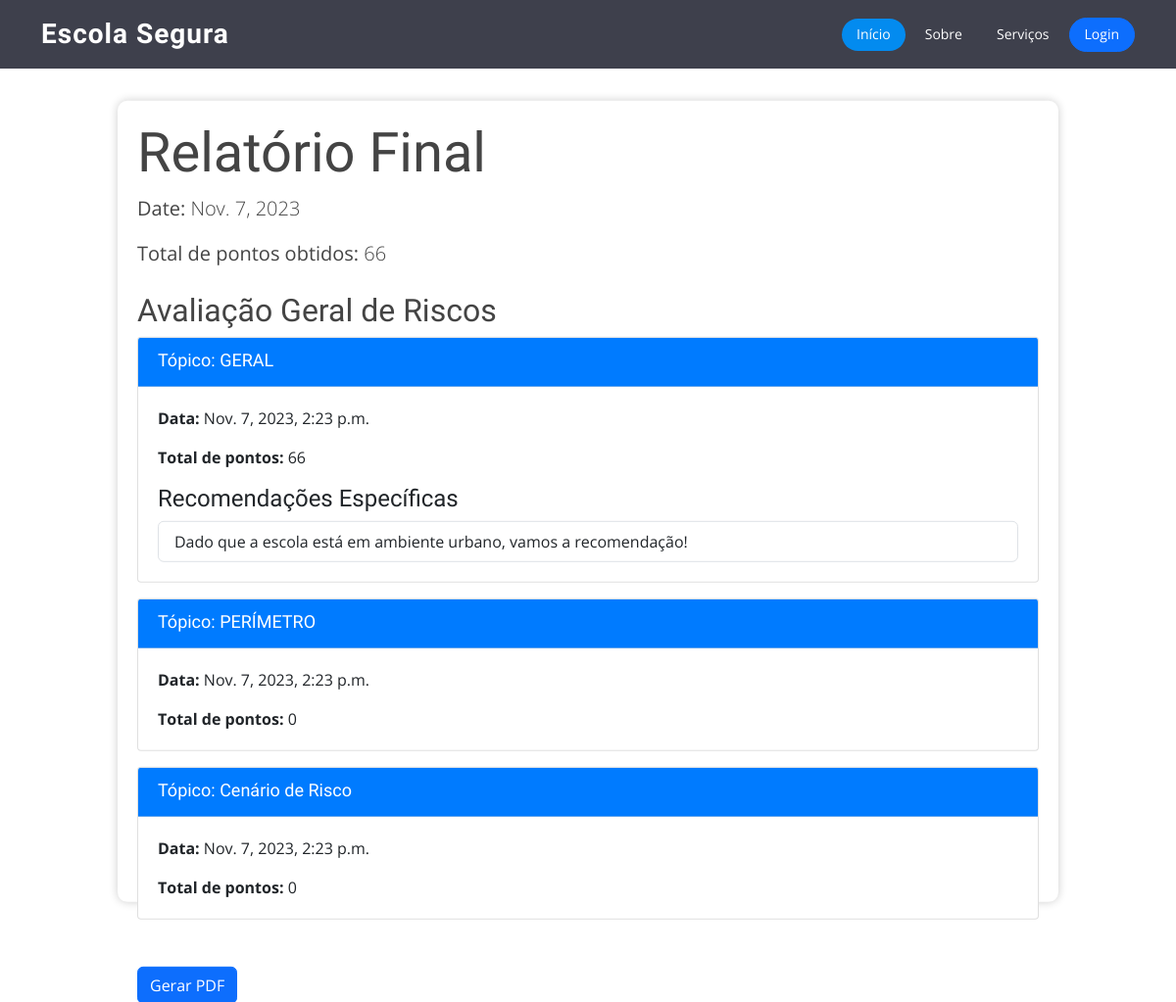
The page /aggregate-report/27/ on the database its author committed.
### app/models.py (models this page shows, shortened)
class AggregateReport(models.Model):
    user = models.ForeignKey(User, on_delete=models.CASCADE)
    assessments = models.ManyToManyField(RiskAssessment)
    report_date = models.DateField(auto_now_add=True)
    @property
    def total_score(self):
        return sum(assessment.total_score for assessment in self.assessments.all())

class RiskAssessment(models.Model):
    user = models.ForeignKey(User, on_delete=models.CASCADE) # Assuming you have a User model
    risk_topic = models.ForeignKey(RiskTopic, on_delete=models.CASCADE)
    total_score = models.IntegerField()
    recommendations = models.ManyToManyField(Recommendation)
    assesment_date_taken = models.DateTimeField(auto_now_add=True,blank=True, null=True)
    aggregate_report = models.ForeignKey('AggregateReport', on_delete=models.SET_NULL, null=True, related_name="linked_assessments")
    @property
    def score_based_recommendations(self):
        return self.recommendations.filter(recommendation_type=Recommendation.SCORE_BASED)
    @property
    def response_based_recommendations(self):
        return self.recommendations.filter(recommendation_type=Recommendation.RESPONSE_BASED)

class RiskTopic(models.Model):
    name = models.CharField(max_length=200)
    description = models.TextField()

class Recommendation(models.Model):
    SCORE_BASED = 'SB'
    RESPONSE_BASED = 'RB'
    RECOMMENDATION_TYPES = [
        (SCORE_BASED, 'Score Based'),
        (RESPONSE_BASED, 'Response Based'),
    ]
    recommendation_type = models.CharField(
        max_length=2,
        choices=RECOMMENDATION_TYPES,
        default=SCORE_BASED,
    )
    risk_topic = models.ForeignKey(RiskTopic, on_delete=models.CASCADE)
    risk_factor = models.ForeignKey(RiskFactor, on_delete=models.SET_NULL, blank=True, null=True) # For specific response-based recommendations
    expected_response = models.ForeignKey(Response, on_delete=models.SET_NULL, blank=True, null=True)  # The expected response that triggers the recommendation
    min_score = models.IntegerField(blank=True, null=True)  # Score range for score-based recommendations
    max_score = models.IntegerField(blank=True, null=True)  # Score range for score-based recommendations
    text = models.TextField()

### app/views.py (the view)
# urls.py: path('aggregate-report/<int:report_id>/', views.display_aggregate_report, name='aggregate_report'),
def display_aggregate_report(request, report_id):
    report = get_object_or_404(AggregateReport, id=report_id)
    linked_assessments = report.linked_assessments.all()
    context = {
        'report': report,
        'linked_assessments': linked_assessments,
    }
    return render(request, 'app/aggregate_report.html', context)

### app/context_processors.py (called while the page is built)
def questionnaire_context(request):
    if request.user.is_authenticated:
        has_saved_responses = TemporaryResponses.objects.filter(user=request.user).exists()
    else:
        has_saved_responses = False
    return {
        'has_saved_responses': has_saved_responses
    }

### app/templates/app/aggregate_report.html (shortened to what this page needs)
{% extends "app/layout.html" %}
{% block content %}
{% load static %}
<link id = "css"
 rel="stylesheet" href="{% static 'app/assetsindex/css/stylepage.css' %}">
<div class="containerpage">
    <div class="mb-4">
        <h1 class="display-4">Relatório Final</h1>
        <p class="lead"><strong>Date:</strong> {{ report.report_date }}</p>
        <p class="lead"><strong>Total de pontos obtidos:</strong> {{ report.total_score }}</p>
    </div>
    <div class="mb-5">
        <h2>Avaliação Geral de Riscos</h2>
        {% for assessment in report.assessments.all %}
        <div class="card mb-3">
            <div class="card-header">
                <h3 class="card-title">Tópico: {{ assessment.risk_topic.name }}</h3>
            </div>
            <div class="card-body">
                <p class="card-text"><strong>Data:</strong> {{ assessment.assesment_date_taken }}</p>
                <p class="card-text"><strong>Total de pontos:</strong> {{ assessment.total_score }}</p>
                {% if assessment.response_based_recommendations.exists %}
                <div>
                    <h4>Recomendações Específicas</h4>
                    <ul class="list-group">
                        {% for recommendation in assessment.response_based_recommendations %}
                        <li class="list-group-item">{{ recommendation.text }}</li>
                        {% endfor %}
                    </ul>
                </div>
                {% endif %}
            </div>
        </div>
        {% endfor %}
    </div>
    <button id="buttontab" type="button" class="btn btn-primary" onclick="retiraheader()">Gerar PDF</button>
</div>
{% endblock %}

### app/static/app/assetsindex/css/style.css (style rules this page uses)
body { font-family: "Open Sans", sans-serif; color: #444444; }
h1, h2, h3, h4, h5, h6 { font-family: "Raleway", sans-serif; }

### app/static/app/assetsindex/css/stylepage.css (style rules this page uses)
.containerpage { position: absolute; top: 50%; left: 50%; transform: translate(-50%, -50%); width: 80%; height: 80%; border-radius: 10px; box-shadow: 0 0 10px rgba(0, 0, 0, 0.2); padding: 20px; }
.mb-4 { margin-bottom: 1.5rem !important; }
.mb-5 { margin-bottom: 3rem !important; }
.card { position: relative; display: flex; flex-direction: column; min-width: 0; word-wrap: break-word; background-color: #fff; background-clip: border-box; border: 1px solid rgba(0, 0, 0, 0.125); border-radius: 0.25rem; }
.card-header { padding: 0.75rem 1.25rem; margin-bottom: 0; background-color: #007bff; border-bottom: 1px solid rgba(0, 0, 0, 0.125); color: #fff; }
.card-title { margin-bottom: 0.75rem; }
.card-body { flex: 1 1 auto; padding: 1.25rem; }
.card-text:last-child { margin-bottom: 0; }
.card-text { margin-bottom: 1rem; }
.card-header:first-child { border-radius: calc(0.25rem - 1px) calc(0.25rem - 1px) 0 0; }
.card-header { padding: 0.75rem 1.25rem; margin-bottom: 0; background-color: #007bff; border-bottom: 1px solid rgba(0, 0, 0, 0.125); color: #fff; width: 100%; height: 50px; font-size: 14px; }
.card-title { margin-bottom: 0.75rem; font-size: 18px; }

### rows shown on the page
AggregateReport: report_date "Nov. 7, 2023", total_score "66"
RiskAssessment: risk_topic.name "GERAL", assesment_date_taken "Nov. 7, 2023, 2:23 p.m.", total_score "66"
Recommendation: text "Dado que a escola está em ambiente urbano, vamos a recomendação!"
RiskAssessment: risk_topic.name "PERÍMETRO", assesment_date_taken "Nov. 7, 2023, 2:23 p.m.", total_score "0"
RiskAssessment: risk_topic.name "Cenário de Risco", assesment_date_taken "Nov. 7, 2023, 2:23 p.m.", total_score "0"
